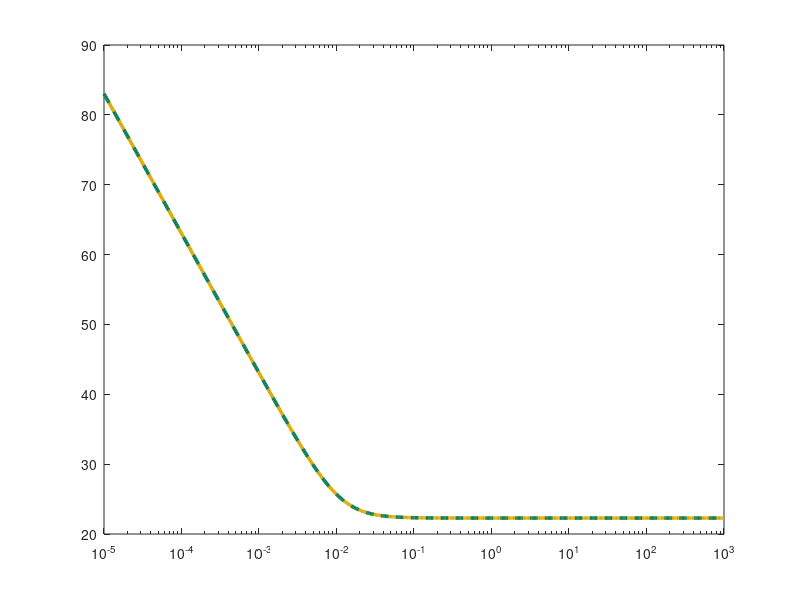

The MATLAB script that drew this image: (Note: this script raises an error after producing the figure.)
kp = 16853/1296; ki = 1/(16853*419*10^-6);
num = [kp ki]; den = [1 0]; sys = tf(num, den);
w = logspace(-5, 3, 500);

A_theory = sqrt( kp^2 + (ki./w).^2 );
A_dB = 20*log10(A_theory);

[mag, phase] = bode(sys, w);
mag = squeeze(mag);
mag_dB = 20*log10(mag);

figure('Position', [100 100 900 400], 'Color','white');
semilogx(w, A_dB,  'Color', [0.85, 0.65, 0], 'LineStyle', '-', 'LineWidth', 2.5);
hold on;
semilogx(w, mag_dB, 'Color', [0, 0.5, 0.4], 'LineStyle', '--', 'LineWidth', 2.5);

ax = gca; ax.LineWidth = 1.5; ax.FontSize = 13;
ax.XColor = [0.3 0.3 0.3]; ax.YColor = [0.3 0.3 0.3];
ax.GridColor = [0.9 0.9 0.9]; ax.GridAlpha = 0.4;
ax.MinorGridColor = [0.95 0.95 0.95]; ax.MinorGridAlpha = 0.2;
grid on; grid minor; box on; xlim([0, 10]);

xlabel('\omega'); ylabel('L(\omega)');
legend('L_{theor}', 'L_{sys}', 'Location','northeast','FontSize',15);
set(findall(gcf, '-property', 'FontName'), 'FontName', 'DejaVu Math TeX Gyre');
% exportgraphics(gcf, '../../../images/task5/freq/lach5.png', 'Resolution', 500);
